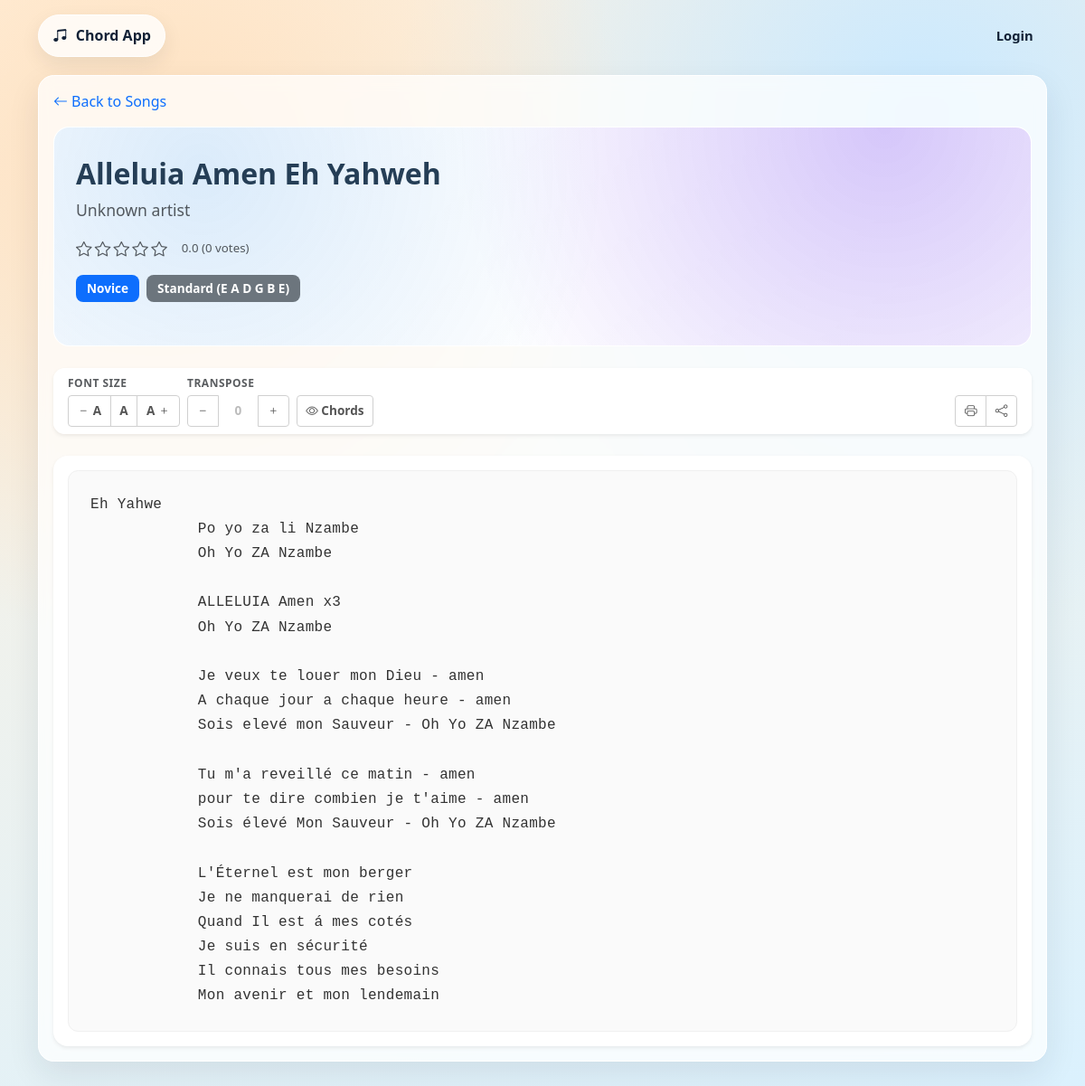
The app's page /song.php?id=2 with its own data.
### tables this page shows
CREATE TABLE IF NOT EXISTS songs (
    id INT UNSIGNED AUTO_INCREMENT PRIMARY KEY,
    title VARCHAR(255) NOT NULL,
    artist VARCHAR(255) DEFAULT '',
    audio_url VARCHAR(500) DEFAULT '',
    song_key VARCHAR(50) DEFAULT '',
    tuning VARCHAR(100) DEFAULT 'Standard (E A D G B E)',
    difficulty VARCHAR(50) DEFAULT 'Novice',
    rating_value DECIMAL(3,2) DEFAULT 0,
    rating_votes INT UNSIGNED DEFAULT 0,
    created_at TIMESTAMP DEFAULT CURRENT_TIMESTAMP,
    updated_at TIMESTAMP NULL DEFAULT NULL ON UPDATE CURRENT_TIMESTAMP
);

CREATE TABLE IF NOT EXISTS chord_versions (
    id INT UNSIGNED AUTO_INCREMENT PRIMARY KEY,
    song_id INT UNSIGNED NOT NULL,
    version_label VARCHAR(100) NOT NULL,
    notes VARCHAR(255) DEFAULT '',
    audio_url VARCHAR(500) DEFAULT '',
    content MEDIUMTEXT NOT NULL,
    created_at TIMESTAMP DEFAULT CURRENT_TIMESTAMP,
    updated_at TIMESTAMP NULL DEFAULT NULL ON UPDATE CURRENT_TIMESTAMP,
    CONSTRAINT fk_chord_versions_song FOREIGN KEY (song_id) REFERENCES songs(id) ON DELETE CASCADE,
    UNIQUE KEY uniq_song_version_label (song_id, version_label)
);

### includes/helpers.php (called while the page is built, shortened)
<?php
function translations(): array
{
    static $map = null;
    if (is_array($map)) {
        return $map;
    }
    $map = require __DIR__ . '/i18n.php';
    return $map;
}
function is_supported_language(string $lang): bool
{
    return isset(SUPPORTED_LANGUAGES[$lang]);
}
function current_language(): string
{
    $lang = $_SESSION['lang'] ?? APP_DEFAULT_LANGUAGE;
    return is_supported_language((string) $lang) ? (string) $lang : APP_DEFAULT_LANGUAGE;
}
function t(string $key, array $replace = []): string
{
    $map = translations();
    $lang = current_language();
    $line = $map[$lang][$key] ?? $map[APP_DEFAULT_LANGUAGE][$key] ?? $key;
    return $line;
}
function e(?string $value): string
{
    return htmlspecialchars((string) $value, ENT_QUOTES, 'UTF-8');
}
function url(string $path = ''): string
{
    return rtrim(BASE_URL, '/') . '/' . ltrim($path, '/');
}
function song_theme_vars(string $seed): string
{
    $hash = hash('sha256', $seed);
    $base = hexdec(substr($hash, 0, 8));
    $h1 = $base % 360;
    $h2 = ($h1 + 48) % 360;
    $h3 = ($h1 + 96) % 360;
    return '--song-a:hsl(' . $h1 . ' 78% 92%);'
        . '--song-b:hsl(' . $h2 . ' 84% 88%);'
        . '--song-c:hsl(' . $h3 . ' 76% 84%);'
        . '--song-ink:hsl(' . $h1 . ' 40% 24%);';
}

### includes/db.php (called while the page is built, shortened)
<?php
function db(): PDO
{
    static $pdo = null;
    if ($pdo instanceof PDO) {
        return $pdo;
    }
    $dsn = 'mysql:host=' . DB_HOST . ';port=' . DB_PORT . ';dbname=' . DB_NAME . ';charset=utf8mb4';
    $pdo = new PDO($dsn, DB_USER, DB_PASS, [
        PDO::ATTR_ERRMODE => PDO::ERRMODE_EXCEPTION,
        PDO::ATTR_DEFAULT_FETCH_MODE => PDO::FETCH_ASSOC,
    ]);
    return $pdo;
}

### includes/chord_render.php (the view, shortened to what this page needs)
<?php
require_once __DIR__ . '/helpers.php';
function render_chord_text(string $text): string
{
    $lines = preg_split('/\r\n|\r|\n/', $text) ?: [];
    $htmlLines = [];
    foreach ($lines as $line) {
        if (trim($line) === '') {
            $htmlLines[] = '<div class="lyric-line">&nbsp;</div>';
            continue;
        }
        $escaped = e($line);
        $parsed = preg_replace('/\[([^\]]+)\]/', '<span class="chord">[$1]</span>', $escaped);
        $htmlLines[] = '<div class="lyric-line">' . $parsed . '</div>';
    }
    return implode("\n", $htmlLines);
}

### public/song.php (shortened to what this page needs)
<?php
require_once __DIR__ . '/../includes/chord_render.php';
$songId = (int) ($_GET['id'] ?? 0);
$songSql = 'SELECT id, title, artist, audio_url,
            IFNULL(song_key, "") as song_key,
            IFNULL(tuning, "Standard (E A D G B E)") as tuning,
            IFNULL(difficulty, "Novice") as difficulty,
            IFNULL(rating_value, 0) as rating_value,
            IFNULL(rating_votes, 0) as rating_votes,
            updated_at
            FROM songs WHERE id = ? LIMIT 1';
$stmt = db()->prepare($songSql);
$stmt->execute([$songId]);
$song = $stmt->fetch();
$versionsSql = 'SELECT id, version_label, content, notes FROM chord_versions WHERE song_id = ? ORDER BY version_label ASC, id ASC';
$versionsStmt = db()->prepare($versionsSql);
$versionsStmt->execute([$songId]);
$versions = $versionsStmt->fetchAll();
$currentVersion = null;
if ($versions) {
    if (!$currentVersion) {
        $currentVersion = $versions[0];
    }
}
require_once __DIR__ . '/../includes/layout_top.php';
?>
<div class="mb-3">
    <a class="text-decoration-none" href="<?= e(url('public/index.php')) ?>"><i class="bi bi-arrow-left me-1"></i><?= e(t('back_to_songs')) ?></a>
</div>
<div class="song-hero-section mb-4" style="<?= e(song_theme_vars((string) $song['id'] . '|' . (string) $song['title'])) ?>">
    <div class="row align-items-center g-4">
        <div class="col-md-8">
            <h1 class="h2 mb-2"><?= e($song['title']) ?></h1>
            <p class="lead text-muted mb-3"><?= e($song['artist'] ?: t('unknown_artist')) ?></p>
            <div class="song-rating mb-3">
                <?php
                $rating = (float) ($song['rating_value'] ?? 0);
                $votes = (int) ($song['rating_votes'] ?? 0);
                $fullStars = (int) $rating;
                $hasHalfStar = ($rating - $fullStars) >= 0.5;
                ?>
                <span class="rating-stars">
                    <?php for ($i = 0; $i < 5; $i++): ?>
                        <?php if ($i < $fullStars): ?>
                            <i class="bi bi-star-fill text-warning"></i>
                        <?php elseif ($i == $fullStars && $hasHalfStar): ?>
                            <i class="bi bi-star-half text-warning"></i>
                        <?php else: ?>
                            <i class="bi bi-star text-muted"></i>
                        <?php endif; ?>
                    <?php endfor; ?>
                </span>
                <span class="ms-2 text-muted small"><?= e(number_format($rating, 1)) ?> (<?= (int) $votes ?> votes)</span>
            </div>
            <div class="song-metadata mb-3">
                <?php if (!empty($song['difficulty'])): ?>
                    <span class="badge bg-primary"><?= e($song['difficulty']) ?></span>
                <?php endif; ?>
                <?php if (!empty($song['tuning'])): ?>
                    <span class="badge bg-secondary"><?= e($song['tuning']) ?></span>
                <?php endif; ?>
            </div>
        </div>
    </div>
</div>
<div class="control-toolbar card border-0 shadow-sm mb-4 sticky-top" style="top: 70px; z-index: 990;">
    <div class="card-body py-2">
        <div class="row g-2 align-items-center">
            <div class="col-auto">
                <label class="text-muted small d-block mb-1">Font Size</label>
                <div class="btn-group btn-group-sm" role="group">
                    <button type="button" class="btn btn-outline-secondary" id="decreaseFont" title="Decrease font size">
                        <i class="bi bi-dash"></i> A
                    </button>
                    <button type="button" class="btn btn-outline-secondary" id="resetFont" title="Reset font size">
                        A
                    </button>
                    <button type="button" class="btn btn-outline-secondary" id="increaseFont" title="Increase font size">
                        A <i class="bi bi-plus"></i>
                    </button>
                </div>
            </div>
            <div class="col-auto">
                <label class="text-muted small d-block mb-1">Transpose</label>
                <div class="btn-group btn-group-sm" role="group">
                    <button type="button" class="btn btn-outline-secondary" id="transposeDown" title="Transpose down (-1 semitone)">
                        <i class="bi bi-dash"></i>
                    </button>
                    <span id="transposeDisplay" class="btn btn-outline-secondary disabled" style="min-width: 45px;">0</span>
                    <button type="button" class="btn btn-outline-secondary" id="transposeUp" title="Transpose up (+1 semitone)">
                        <i class="bi bi-plus"></i>
                    </button>
                </div>
            </div>
            <div class="col-auto">
                <label class="text-muted small d-block mb-1">&nbsp;</label>
                <button type="button" class="btn btn-sm btn-outline-secondary" id="toggleChords" title="Hide/Show chords">
                    <i class="bi bi-eye"></i> Chords
                </button>
            </div>
            <div class="col-auto ms-auto">
                <label class="text-muted small d-block mb-1">&nbsp;</label>
                <div class="btn-group btn-group-sm" role="group">
                    <button type="button" class="btn btn-outline-secondary" onclick="window.print()" title="Print">
                        <i class="bi bi-printer"></i>
                    </button>
                    <button type="button" class="btn btn-outline-secondary" id="shareBtn" title="Share">
                        <i class="bi bi-share"></i>
                    </button>
                </div>
            </div>
        </div>
    </div>
</div>
<?php if (!$versions): ?>
    <div class="alert alert-warning"><i class="bi bi-exclamation-triangle me-2"></i><?= e(t('no_versions_for_song')) ?></div>
<?php else: ?>
    <div class="card border-0 shadow-sm chord-display-card">
        <div class="card-body">
            <div class="lyrics-box" id="lyricsBox">
                <?= render_chord_text((string) $currentVersion['content']) ?>
            </div>
        </div>
    </div>
<?php endif; ?>
<?php require_once __DIR__ . '/../includes/layout_bottom.php'; ?>

### public/assets/css/app.css (style rules this page uses)
:root { --bg-top: #fff2e0; --bg-bottom: #d9f1ff; --panel: #ffffff; --ink: #122136; --muted: #5f6b7d; --line: #d8e1ec; --accent: #f05d23; --accent-2: #0f80f7; }
body { min-height: 100vh; color: var(--ink); overflow-x: hidden; background: radial-gradient(circle at 15% 15%, #ffe0be 0%, transparent 35%), radial-gradient(circle at 85% 10%, #cae9ff 0%, transparent 38%), linear-gradient(160deg, var(--bg-top), var(--bg-bottom)); }
.lyrics-box { background: #fff; border-radius: 0.9rem; border: 1px solid var(--line); padding: 1rem; }
.lyric-line { font-family: "Consolas", "Courier New", monospace; white-space: pre-wrap; word-break: break-word; line-height: 1.7; }
.song-hero-section { background: rgba(255, 255, 255, 0.85); border-radius: 1.1rem; border: 1px solid rgba(255, 255, 255, 0.9); padding: 2rem 1.5rem; position: relative; overflow: hidden; backdrop-filter: blur(8px); }
.song-hero-section::before { content: ""; position: absolute; inset: 0; pointer-events: none; background: radial-gradient(circle at 15% 20%, var(--song-a, #f7e9df) 0%, transparent 48%), radial-gradient(circle at 85% 0%, var(--song-b, #dcecff) 0%, transparent 50%), linear-gradient(145deg, transparent, rgba(255, 255, 255, 0.3)); }
.song-hero-section > * { position: relative; z-index: 1; }
.song-hero-section h1 { color: var(--song-ink, var(--ink)); font-weight: 700; line-height: 1.2; }
.song-hero-section .lead { font-size: 1.1rem; color: #666; }
.song-rating { display: flex; align-items: center; gap: 0.5rem; font-size: 0.95rem; }
.rating-stars { display: inline-flex; gap: 0.2rem; font-size: 1.1rem; }
.song-metadata { display: flex; flex-wrap: wrap; gap: 0.5rem; }
.song-metadata .badge { font-size: 0.85rem; font-weight: 600; padding: 0.5rem 0.75rem; border-radius: 0.5rem; }
.control-toolbar { background: rgba(255, 255, 255, 0.95); border: 1px solid rgba(200, 200, 200, 0.3); border-radius: 0.8rem; backdrop-filter: blur(6px); }
.control-toolbar label { font-size: 0.75rem; font-weight: 700; text-transform: uppercase; letter-spacing: 0.5px; color: #666; margin-bottom: 0.5rem; }
.control-toolbar .btn-group { display: inline-flex; }
.control-toolbar .btn-group-sm { gap: 0; }
.control-toolbar .btn { font-size: 0.85rem; padding: 0.4rem 0.6rem; border-color: #d0d0d0; color: #555; font-weight: 600; }
.control-toolbar .btn.disabled { pointer-events: none; background: transparent; border-color: transparent; color: #999; }
.chord-display-card { background: #ffffff; border-radius: 1rem; border: 1px solid #e8e8e8; transition: box-shadow 0.3s ease; }
.lyrics-box { font-family: "Menlo", "Consolas", "Courier New", monospace; font-size: 16px; line-height: 1.8; letter-spacing: 0.3px; background: #fafafa; border-radius: 0.7rem; border: 1px solid #f0f0f0; padding: 1.5rem; color: #333; transition: font-size 0.2s ease; }
.lyric-line { margin: 0; word-wrap: break-word; white-space: pre-wrap; overflow-x: auto; }

### records on screen
songs: title "Alleluia Amen Eh Yahweh", artist "Unknown artist"
chord_versions: content "Eh Yahwe Po yo za li Nzambe Oh Yo ZA Nzambe ALLELUIA Amen x3 Oh Yo ZA Nzambe Je veux te louer mon Dieu - amen A chaque jour a chaque heure - amen Sois elevé mon Sauveur - Oh Yo ZA Nzambe Tu m'a reveillé ce matin - amen pour te dire combien je t'aime - amen Sois élevé Mon Sauveur - Oh Yo ZA Nzambe L'Éternel est mon berger Je ne manquerai de rien Quand Il est á mes cotés Je suis en sécurité Il connais tous mes besoins Mon avenir et mon lendemain"

### other values on screen
APP_NAME "Chord App"
t('login') "Login"
t('back_to_songs') "Back to Songs"
$rating "0.0"
$votes "0"
$song['difficulty'] "Novice"
$song['tuning'] "Standard (E A D G B E)"
